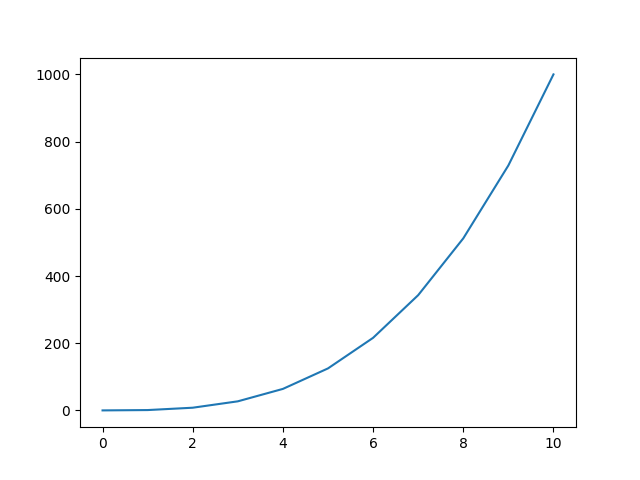

This chart was generated by the following Python code:
#!/usr/bin/env python3
import numpy as np
import matplotlib.pyplot as plt

y = np.arange(0, 11) ** 3

x = np.arange(0, 11)
plt.plot(x, y)
#plt.savefig("0-line.png")
plt.show()